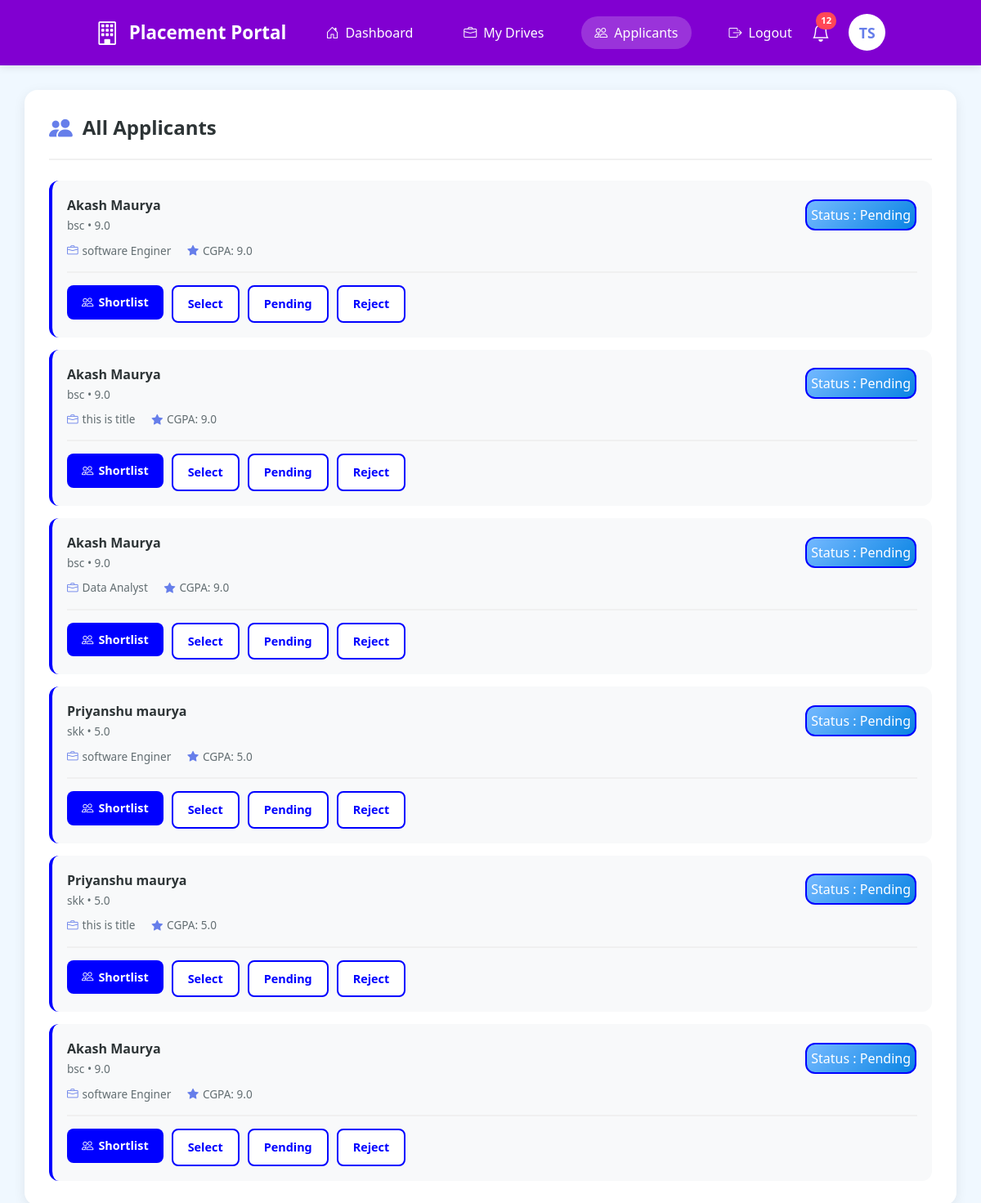
/company/applications (signed in), run on the app's committed database.
### portal/models.py (models this page shows)
class Application(db.Model,UserMixin):
    __tablename__ = 'applications'
    id = db.Column(db.Integer , primary_key = True)
    student_id = db.Column(db.Integer,db.ForeignKey('students.id'), nullable = False)
    drive_id = db.Column(db.Integer,db.ForeignKey('placement_drives.id') , nullable = False)
    applied_at = db.Column(db.DateTime,default = datetime.utcnow)
    status = db.Column(db.String(30), nullable = False,default = 'PENDING')#PENDING , SHORTLISTED,SELECTED , REJECTED
    drive = db.relationship('Drive', backref='applications')
    student = db.relationship('Student' , backref = 'students')
    __table_args__ = (
    db.UniqueConstraint('student_id', 'drive_id', name='unique_student_drive'),
)

class Student(db.Model,UserMixin):
    __tablename__ = 'students'
    id = db.Column(db.Integer , primary_key = True)
    user_id = db.Column(db.Integer,db.ForeignKey('users.id') , nullable = False)
    name = db.Column(db.String(50),nullable = False)
    branch = db.Column(db.String(30) )
    cgpa = db.Column(db.Float ,nullable = False)
    resume_path = db.Column(db.String(200),nullable= False)
    is_blacklisted = db.Column(db.Boolean , default = False)

class Drive(db.Model,UserMixin):
    __tablename__ = 'placement_drives'
    id = db.Column(db.Integer , primary_key = True)
    company_id = db.Column(db.Integer,db.ForeignKey('companies.id') , nullable = False)
    job_title = db.Column(db.String(100), nullable = False)
    description = db.Column(db.String(200), nullable = False)
    eligibility = db.Column(db.String(100), nullable = False)
    deadline = db.Column(db.DateTime, nullable = False)
    status = db.Column(db.String(20), nullable = False,default ='APPROVED') #APPROVED,PENDING,CLOSED
    company = db.relationship('Company' , backref = 'companies')

### app.py (the view)
@app.route("/company/applications")
@login_required
def company_app():
    c = Company.query.filter_by(user_id = current_user.id).first_or_404()
    applications = db.session.query(Application).join(Drive).filter(
    Drive.company_id == c.id
).all()
    return render_template('company/company_app.html',
                           applications = applications)

### app.py (called while the page is built)
@login_manager.user_loader
def load_user(user_id):
    return User.query.get(int(user_id))

### templates/company/company_app.html (shortened to what this page needs)
{% extends "company/company_base.html" %}
{% block content %}
<div class="main-co">
    <div class="sec-card">
        <div class="sec-header">
            <h2>
                <i class="bi bi-people-fill icon"></i>
                All Applicants
            </h2>
        </div>
        {% for app in applications %}
        <div class="app-list">
            <div class="app-card">
                <div class="app-h">
                    <div class="app-i">
                        <div class="app-n">{{app.student.name}} </div>
                        <div class="app-d">{{app.student.branch}} • {{app.student.cgpa}} </div>
                    </div>
                    {% if app.status == 'PENDING' %}
                    <button class="status-applied">
                        Status : Pending
                    </button>
                    {% elif app.status == 'SHORTLISTED' %}
                    <button class="status-shortlisted">
                        Status : Shortlisted
                    </button>
                    {% elif app.status == 'REJECTED' %}
                    <button class="status-rejected">
                        Status : Rejected
                    </button>
                    {% else %}
                    <button class="status-selected">
                        Status : Selected
                    </button>
                    {% endif %}
                </div>
                <div class="app-m">
                    <div class="app-m-i">
                        <i class="bi bi-briefcase"></i>
                        <span><span>{{app.drive.job_title}} </span></span>
                    </div>
                    <div class="app-m-i">
                        <i class="bi bi-star-fill"></i>
                        <span>CGPA: {{app.student.cgpa}} </span>
                    </div>
                </div>
                <div class="drive-actions">
                    <a href="{{url_for('shortlist' , apple_id = app.id)}}">
                        <button class="btn-action btn-view">
                            <i class="bi bi-people"></i>
                            Shortlist
                        </button>
                    </a>
                    <a href="{{url_for('select' , apple_id = app.id)}}">
                        <button class="btn-action btn-edit">
                            Select
                        </button>
                    </a>
                    <a href="{{url_for('pending' , apple_id = app.id)}}">
                        <button class="btn-action btn-edit">
                            Pending
                        </button>
                    </a>
                    <a href="{{url_for('reject' , apple_id = app.id)}}">
                        <button class="btn-action btn-edit">
                            Reject
                        </button>
                    </a>
                </div>
            </div>
            {% endfor %}
        </div>
    </div>
</div>
{% endblock %}

### templates/company/company_base.html (style rules this page uses)
* { margin: 0; padding: 0; box-sizing: border-box; }
body { font-family: 'Segoe UI', Tahoma, Geneva, Verdana, sans-serif; background: aliceblue; color: #333; }
.main-co { max-width: 1400px; margin: 30px auto; padding: 0 30px; }
.sec-card { background: white; border-radius: 16px; padding: 30px; box-shadow: 0 4px 15px rgba(0, 0, 0, 0.08); margin-bottom: 30px; }
.sec-header { display: flex; justify-content: space-between; align-items: center; margin-bottom: 25px; padding-bottom: 20px; border-bottom: 2px solid #f0f0f0; }
.sec-header h2 { font-size: 1.5rem; font-weight: 700; color: #2d3436; display: flex; align-items: center; gap: 12px; margin: 0; }
.sec-header .icon { color: #667eea; font-size: 1.8rem; }
.drive-actions { display: flex; gap: 10px; margin-top: 15px; padding-top: 15px; border-top: 2px solid #f0f0f0; }
.btn-action { flex: 1; padding: 10px 18px; border-radius: 8px; border: none; font-weight: 600; cursor: pointer; transition: all 0.3s ease; display: flex; align-items: center; justify-content: center; gap: 6px; font-size: 0.9rem; }
.btn-view { background-color: blue; color: white; }
.btn-edit { background: white; color: blue; border: 2px solid blue; }
.app-list { display: flex; flex-direction: column; gap: 15px; }
.app-card { background: #f8f9fa; border-radius: 12px; padding: 18px; transition: all 0.3s ease; border-left: 4px solid blue; }
.app-h { display: flex; align-items: center; gap: 15px; margin-bottom: 10px; }
.app-i { flex: 1; }
.app-n { font-weight: 700; color: #2d3436; font-size: 1rem; margin-bottom: 3px; }
.app-d { font-size: 0.85rem; color: #636e72; }
.app-m { display: flex; gap: 20px; margin-top: 10px; font-size: 0.85rem; color: #636e72; }
.app-m-i { display: flex; align-items: center; gap: 5px; }
.app-m-i i { color: #667eea; }

### templates/company/company_app.html (style rules this page uses)
a { text-decoration: none; }
.status-applied { background: linear-gradient(135deg, #74b9ff 0%, #0984e3 100%); margin: 1px; padding-top: 5px; padding: 5px; border-radius: 12px; color: white; border: 2px solid blue; }

### data on the page
Application: student.name "Akash Maurya", student.branch "bsc", student.cgpa "9.0", status "Status : Pending", drive.job_title "software Enginer"
Application: student.name "Akash Maurya", student.branch "bsc", student.cgpa "9.0", status "Status : Pending", drive.job_title "this is title"
Application: student.name "Akash Maurya", student.branch "bsc", student.cgpa "9.0", status "Status : Pending", drive.job_title "Data Analyst"
Application: student.name "Priyanshu maurya", student.branch "skk", student.cgpa "5.0", status "Status : Pending", drive.job_title "software Enginer"
Application: student.name "Priyanshu maurya", student.branch "skk", student.cgpa "5.0", status "Status : Pending", drive.job_title "this is title"
Application: student.name "Akash Maurya", student.branch "bsc", student.cgpa "9.0", status "Status : Pending", drive.job_title "software Enginer"
